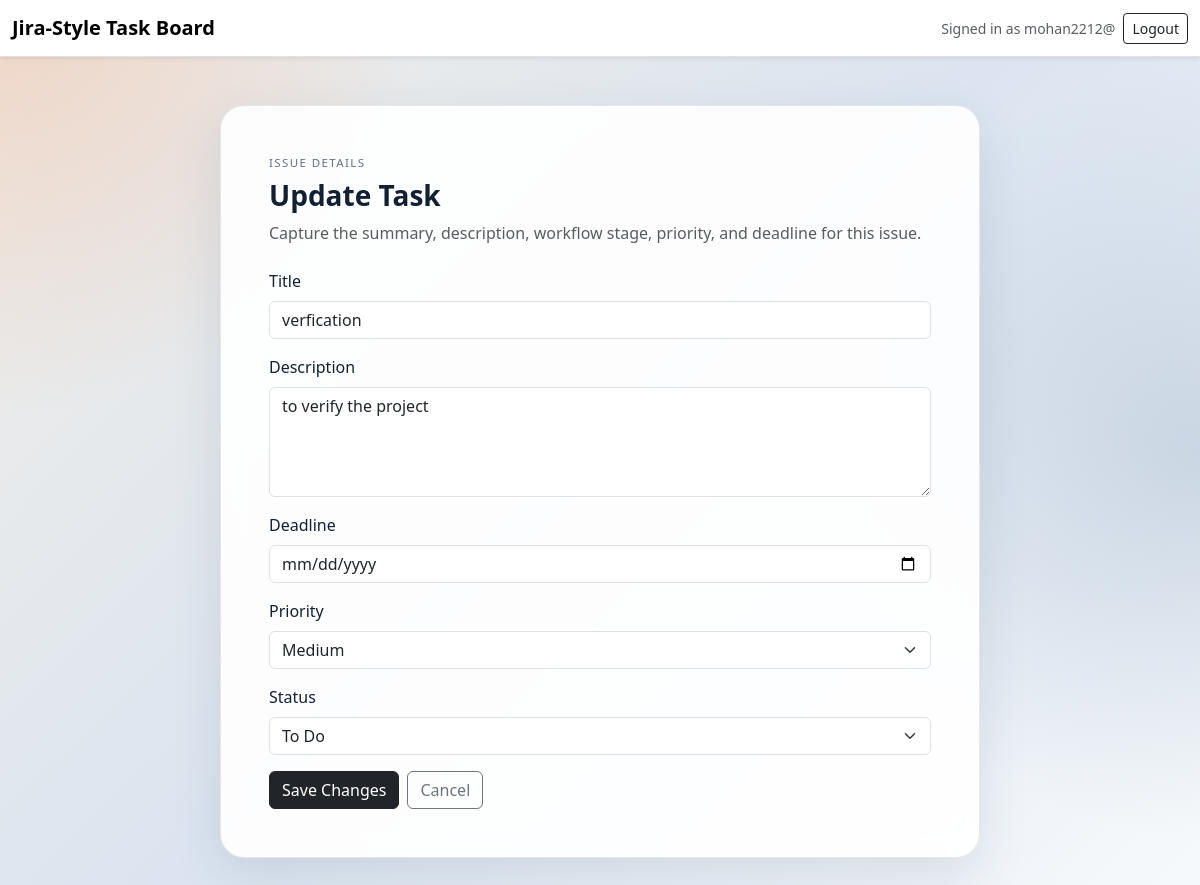
The page /tasks/1/edit/ (signed in) on the database as committed earlier.
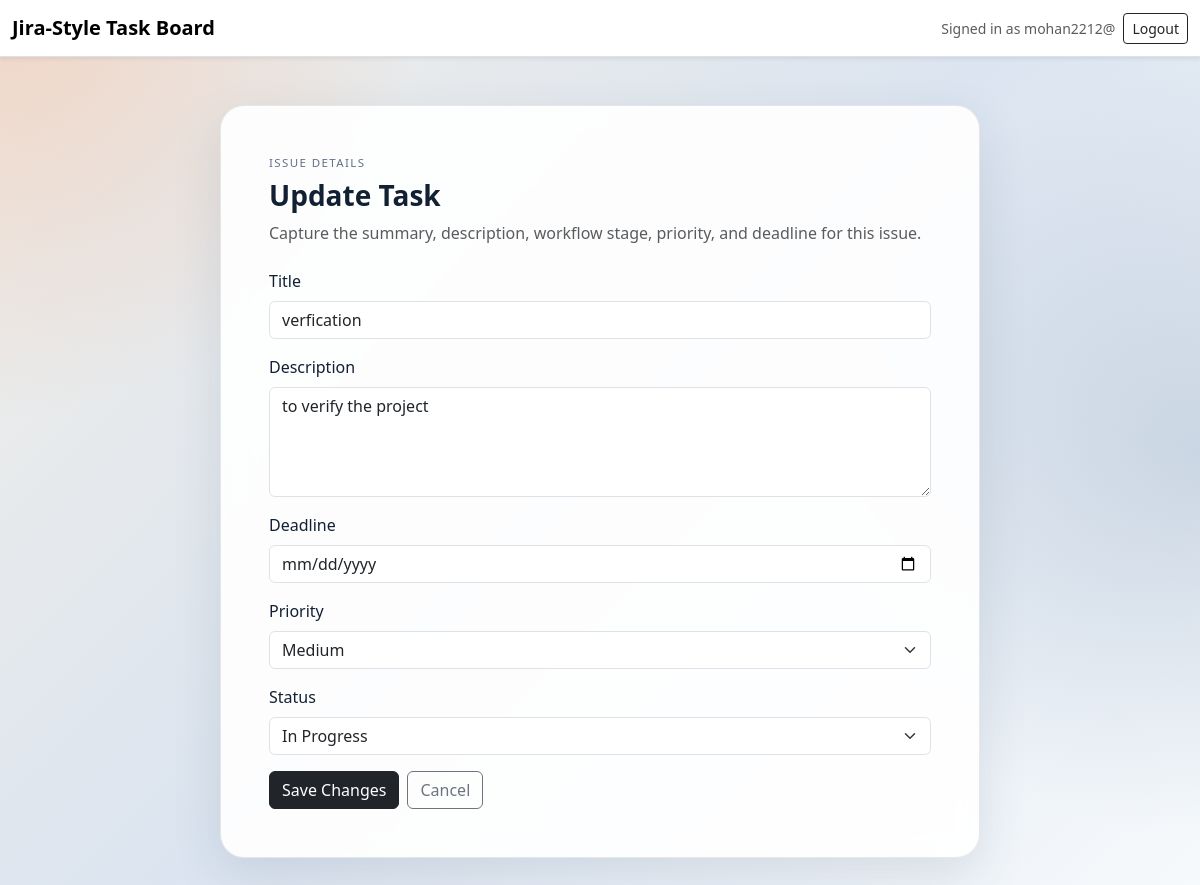
The same page on the database as committed later.
### todo_app/models.py (models this page shows, shortened)
class Task(models.Model):
    STATUS_BACKLOG = "backlog"
    STATUS_TODO = "todo"
    STATUS_IN_PROGRESS = "in_progress"
    STATUS_REVIEW = "review"
    STATUS_DONE = "done"
    STATUS_CHOICES = [
        (STATUS_BACKLOG, "Backlog"),
        (STATUS_TODO, "To Do"),
        (STATUS_IN_PROGRESS, "In Progress"),
        (STATUS_REVIEW, "Review"),
        (STATUS_DONE, "Done"),
    ]
    PRIORITY_LOW = "low"
    PRIORITY_MEDIUM = "medium"
    PRIORITY_HIGH = "high"
    PRIORITY_URGENT = "urgent"
    PRIORITY_CHOICES = [
        (PRIORITY_LOW, "Low"),
        (PRIORITY_MEDIUM, "Medium"),
        (PRIORITY_HIGH, "High"),
        (PRIORITY_URGENT, "Urgent"),
    ]
    user = models.ForeignKey(
        settings.AUTH_USER_MODEL,
        on_delete=models.CASCADE,
        related_name="tasks",
    )
    title = models.CharField(max_length=200)
    description = models.TextField(blank=True)
    deadline = models.DateField(null=True, blank=True)
    status = models.CharField(
        max_length=20,
        choices=STATUS_CHOICES,
        default=STATUS_TODO,
    )
    priority = models.CharField(
        max_length=10,
        choices=PRIORITY_CHOICES,
        default=PRIORITY_MEDIUM,
    )
    position = models.PositiveIntegerField(default=0)
    created_at = models.DateTimeField(auto_now_add=True)
    updated_at = models.DateTimeField(auto_now=True)
    class Meta:
        ordering = ["position", "deadline", "-created_at"]

### todo_app/views.py (the view, shortened to what this page needs)
# urls.py: path("tasks/<int:pk>/edit/", views.update_task, name="update_task"),
@login_required
def update_task(request, pk):
    task = _get_user_task(request.user, pk)
    original_status = task.status
    form = TaskForm(request.POST or None, instance=task)
    return render(
        request,
        "todo_app/task_form.html",
        {
            "form": form,
            "task": task,
            "page_title": "Update Task",
            "submit_label": "Save Changes",
        },
    )

### todo_app/forms.py
class TaskForm(forms.ModelForm):
    deadline = forms.DateField(
        required=False,
        widget=forms.DateInput(attrs={"type": "date"}),
    )
    class Meta:
        model = Task
        fields = ("title", "description", "deadline", "priority", "status")
        widgets = {
            "title": forms.TextInput(
                attrs={"placeholder": "Enter task title"}
            ),
            "description": forms.Textarea(
                attrs={"rows": 4, "placeholder": "Add task details"}
            ),
            "priority": forms.Select(),
            "status": forms.Select(),
        }
    def __init__(self, *args, **kwargs):
        super().__init__(*args, **kwargs)
        for field in self.fields.values():
            css_class = "form-select" if isinstance(field.widget, forms.Select) else "form-control"
            existing = field.widget.attrs.get("class", "")
            field.widget.attrs["class"] = f"{existing} {css_class}".strip()

### todo_app/views.py (called while the page is built)
def _get_user_task(user, pk):
    return get_object_or_404(Task, pk=pk, user=user)

### templates/todo_app/task_form.html (shortened to what this page needs)
{% extends "base.html" %}
{% block content %}
<div class="hero-card task-form-card mx-auto p-4 p-md-5">
    <p class="mini-label mb-2">Issue Details</p>
    <h1 class="h3 fw-bold mb-2">{{ page_title }}</h1>
    <p class="text-muted mb-4">Capture the summary, description, workflow stage, priority, and deadline for this issue.</p>
    <form method="post" novalidate>
        {% for field in form %}
            <div class="mb-3">
                <label class="form-label" for="{{ field.id_for_label }}">{{ field.label }}</label>
                {{ field }}
            </div>
        {% endfor %}
        <div class="d-flex gap-2">
            <button type="submit" class="btn btn-dark">{{ submit_label }}</button>
            <a class="btn btn-outline-secondary" href="{% url 'dashboard' %}">Cancel</a>
        </div>
    </form>
</div>
{% endblock %}

Rows that differ between the two databases and show on the page:
changed Task "verfication": status "To Do" → "In Progress"
